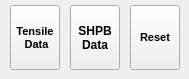
   <widget class="QWidget" name="tab_4">
    <attribute name="title">
     <string>Modules</string>
    </attribute>
    <widget class="QToolButton" name="clr">
     <property name="geometry">
      <rect>
       <x>130</x>
       <y>5</y>
       <width>50</width>
       <height>65</height>
      </rect>
     </property>
     <property name="font">
      <font>
       <pointsize>8</pointsize>
       <weight>75</weight>
       <bold>true</bold>
      </font>
     </property>
     <property name="text">
      <string>Reset</string>
     </property>
     <property name="icon">
      <iconset>
       <normaloff>../../../../Downloads/icons8-reset-64.png</normaloff>../../../../Downloads/icons8-reset-64.png</iconset>
     </property>
     <property name="iconSize">
      <size>
       <width>32</width>
       <height>32</height>
      </size>
     </property>
     <property name="toolButtonStyle">
      <enum>Qt::ToolButtonTextUnderIcon</enum>
     </property>
    </widget>
    <widget class="QToolButton" name="la">
     <property name="geometry">
      <rect>
       <x>10</x>
       <y>5</y>
       <width>50</width>
       <height>65</height>
      </rect>
     </property>
     <property name="font">
      <font>
       <pointsize>8</pointsize>
       <weight>75</weight>
       <bold>true</bold>
       <kerning>true</kerning>
      </font>
     </property>
     <property name="cursor">
      <cursorShape>ArrowCursor</cursorShape>
     </property>
     <property name="toolTip">
      <string>&lt;html&gt;&lt;head/&gt;&lt;body&gt;&lt;p&gt;Input True Strain vs True Stress datafile to calibrate Youngs Modulo, BISO,MISO,Power and Voce LawProperties&lt;/p&gt;&lt;/body&gt;&lt;/html&gt;</string>
     </property>
     <property name="text">
      <string>Tensile
 Data</string>
     </property>
     <property name="icon">
      <iconset>
       <normaloff>../../../../Downloads/Mechanical-Testing.png</normaloff>../../../../Downloads/Mechanical-Testing.png</iconset>
     </property>
     <property name="iconSize">
      <size>
       <width>32</width>
       <height>32</height>
      </size>
     </property>
     <property name="toolButtonStyle">
      <enum>Qt::ToolButtonTextUnderIcon</enum>
     </property>
    </widget>
    <widget class="QToolButton" name="erc">
     <property name="geometry">
      <rect>
       <x>70</x>
       <y>5</y>
       <width>50</width>
       <height>65</height>
      </rect>
     </property>
     <property name="font">
      <font>
       <weight>75</weight>
       <bold>true</bold>
      </font>
     </property>
     <property name="toolTip">
      <string>&lt;html&gt;&lt;head/&gt;&lt;body&gt;&lt;p&gt;Input True Strain vs True Stress datafile to Caibrate Cowper Symonds and Johnson Cook Material Model values &lt;/p&gt;&lt;/body&gt;&lt;/html&gt;</string>
     </property>
     <property name="text">
      <string>SHPB
Data</string>
     </property>
     <property name="icon">
      <iconset>
       <normaloff>../../../../Downloads/bitmap1.png</normaloff>../../../../Downloads/bitmap1.png</iconset>
     </property>
     <property name="iconSize">
      <size>
       <width>32</width>
       <height>32</height>
      </size>
     </property>
     <property name="toolButtonStyle">
      <enum>Qt::ToolButtonTextUnderIcon</enum>
     </property>
    </widget>
   </widget>
